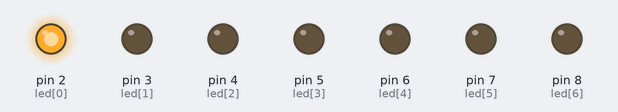
The sketch below on a simulated Arduino Uno, built with avr-gcc and run on an emulated ATmega328P. Shown: output pins drawn as LEDs (lit = HIGH).

Above: at 0.5 s.
At 2.5 s:
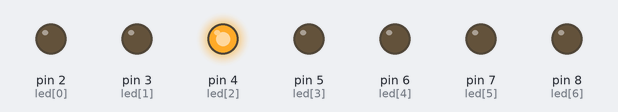
At 3.5 s:
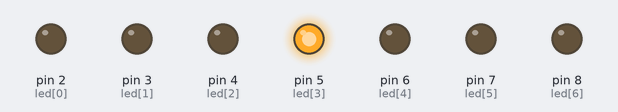
At 4.5 s:
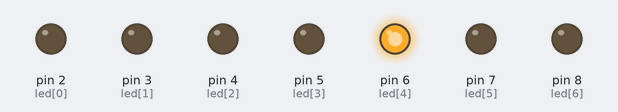
At 6.5 s:
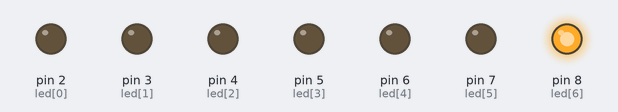
At 8.5 s:
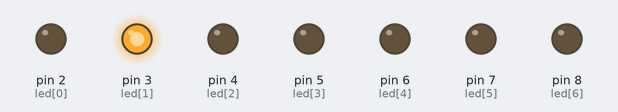
Timing chart, 0 to 9.1 s (numbered marks = the images above):
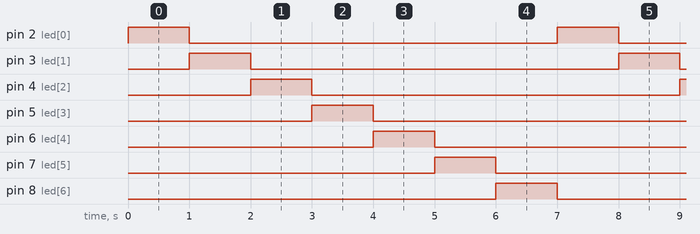

Measured:
- by itself, pin 2 (led[0]), pin 3 (led[1]), pin 4 (led[2]), pin 5 (led[3]), pin 6 (led[4]), pin 7 (led[5]), pin 8 (led[6]): alternates HIGH for 1.0 s and LOW for 6.0 s
- by itself, everything shown: repeats every 7.0 s, in 8 steps

The sketch:

led8arrary1.ino
```cpp
int led[]={2,3,4,5,6,7,8},i;
void setup() {
  // put your setup code here, to run once:
  for(i=0;i<=6;i++){
    pinMode(led[i],OUTPUT);}

}

void loop() {
  // put your main code here, to run repeatedly:
  for(i=0;i<=6;i++){
    digitalWrite(led[i],HIGH);
    delay(1000);
    digitalWrite(led[i],LOW);}

}
```
